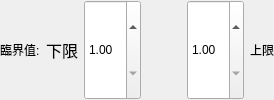
       <widget class="QWidget" name="widget_9" native="true">
        <property name="minimumSize">
         <size>
          <width>0</width>
          <height>40</height>
         </size>
        </property>
        <layout class="QHBoxLayout" name="horizontalLayout_6">
         <property name="leftMargin">
          <number>0</number>
         </property>
         <property name="topMargin">
          <number>0</number>
         </property>
         <property name="rightMargin">
          <number>0</number>
         </property>
         <property name="bottomMargin">
          <number>0</number>
         </property>
         <item>
          <widget class="QLabel" name="label_3">
           <property name="styleSheet">
            <string notr="true">font: 16pt &quot;Arial&quot;;</string>
           </property>
           <property name="text">
            <string>臨界值:</string>
           </property>
          </widget>
         </item>
         <item>
          <widget class="QLabel" name="label_4">
           <property name="font">
            <font>
             <family>Arial</family>
             <pointsize>12</pointsize>
             <weight>50</weight>
             <italic>false</italic>
             <bold>false</bold>
            </font>
           </property>
           <property name="styleSheet">
            <string notr="true">font: 12pt &quot;Arial&quot;;</string>
           </property>
           <property name="text">
            <string>下限</string>
           </property>
           <property name="alignment">
            <set>Qt::AlignRight|Qt::AlignTrailing|Qt::AlignVCenter</set>
           </property>
          </widget>
         </item>
         <item>
          <widget class="QDoubleSpinBox" name="sbMin">
           <property name="sizePolicy">
            <sizepolicy hsizetype="Preferred" vsizetype="Preferred">
             <horstretch>0</horstretch>
             <verstretch>0</verstretch>
            </sizepolicy>
           </property>
           <property name="styleSheet">
            <string notr="true">font: 16pt &quot;Arial&quot;;</string>
           </property>
           <property name="minimum">
            <double>1.000000000000000</double>
           </property>
           <property name="maximum">
            <double>99.989999999999995</double>
           </property>
          </widget>
         </item>
         <item>
          <spacer name="horizontalSpacer_4">
           <property name="orientation">
            <enum>Qt::Horizontal</enum>
           </property>
           <property name="sizeHint" stdset="0">
            <size>
             <width>40</width>
             <height>20</height>
            </size>
           </property>
          </spacer>
         </item>
         <item>
          <widget class="QDoubleSpinBox" name="sbMax">
           <property name="sizePolicy">
            <sizepolicy hsizetype="Preferred" vsizetype="Preferred">
             <horstretch>0</horstretch>
             <verstretch>0</verstretch>
            </sizepolicy>
           </property>
           <property name="styleSheet">
            <string notr="true">font: 16pt &quot;Arial&quot;;</string>
           </property>
           <property name="minimum">
            <double>1.000000000000000</double>
           </property>
          </widget>
         </item>
         <item>
          <widget class="QLabel" name="label_5">
           <property name="styleSheet">
            <string notr="true">font: 12pt &quot;Arial&quot;;</string>
           </property>
           <property name="text">
            <string>上限</string>
           </property>
          </widget>
         </item>
        </layout>
       </widget>
